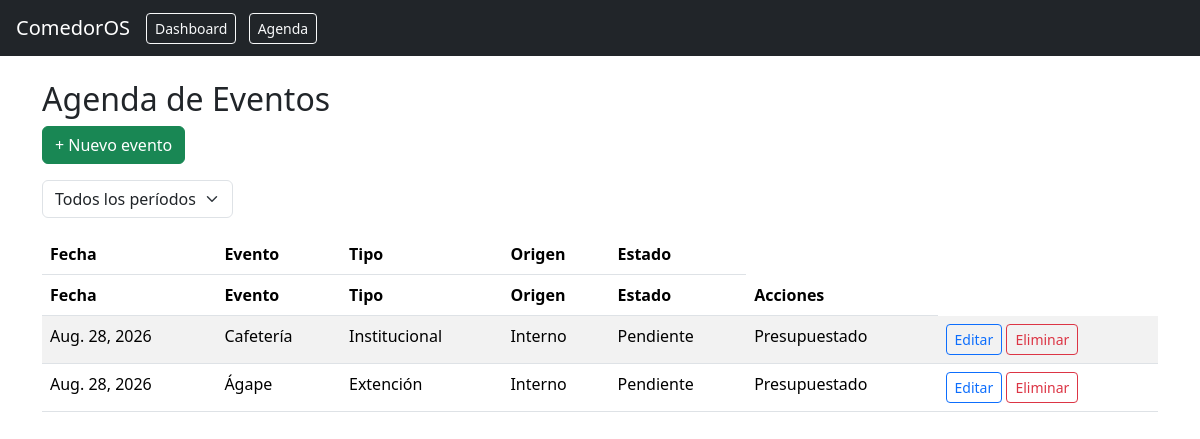
/agenda/, run on the app's committed database.
### eventos/models.py (models this page shows, shortened)
class Evento(models.Model):
    ESTADO_FACTURACION = [
        ('pendiente', 'Pendiente'),
        ('cobrado', 'Cobrado'),
    ]
    ORIGEN = [
        ('interno', 'Interno'),
        ('externo', 'Externo'),
    ]
    ESTADO_EVENTO = [
        ('presupuestado', 'Presupuestado'),
        ('confirmado', 'Confirmado'),
        ('realizado', 'Realizado'),
        ('cancelado', 'Cancelado'),
    ]
    nombre = models.CharField(max_length=200)
    tipo = models.ForeignKey(TipoEvento, on_delete=models.PROTECT)
    periodo = models.ForeignKey(Periodo, on_delete=models.PROTECT)
    origen = models.CharField(max_length=10, choices=ORIGEN)
    fecha = models.DateField()
    costo = models.DecimalField(max_digits=12, decimal_places=2, default=0)
    precio_facturado = models.DecimalField(max_digits=12, decimal_places=2, default=0)
    estado_facturacion = models.CharField(max_length=10, choices=ESTADO_FACTURACION, default='pendiente')
    estado_evento = models.CharField(max_length=15, choices=ESTADO_EVENTO, default='presupuestado')

class TipoEvento(models.Model):
    nombre = models.CharField(max_length=50, unique=True)
    def __str__(self):
        return self.nombre

### eventos/views.py (the view)
# urls.py: path('agenda/', views.agenda, name='agenda'),
def agenda(request):
    periodo_id = request.GET.get('periodo')
    periodos = Periodo.objects.all()
    eventos = Evento.objects.select_related('tipo', 'periodo').order_by('fecha')
    if periodo_id:
        eventos = eventos.filter(periodo_id=periodo_id)
    context = {
        'eventos': eventos,
        'periodos': periodos,
        'periodo_seleccionado': periodo_id,
    }
    return render(request, 'eventos/agenda.html', context)

### eventos/models.py (called while the page is built)
    def __str__(self):
        return f"{self.anio} - {self.semestre}° semestre"

### eventos/templates/eventos/agenda.html (shortened to what this page needs)
{% extends 'eventos/base.html' %}
{% block content %}
<h2>Agenda de Eventos</h2>
<a href="{% url 'evento_crear' %}" class="btn btn-success mb-3">+ Nuevo evento</a>
<form method="get" class="mb-3">
    <select name="periodo" class="form-select w-auto d-inline-block" onchange="this.form.submit()">
        <option value="">Todos los períodos</option>
    </select>
</form>
<table class="table table-striped">
    <thead>
        <tr>
            <th>Fecha</th><th>Evento</th><th>Tipo</th><th>Origen</th><th>Estado</th>
        </tr>
        <th>Fecha</th><th>Evento</th><th>Tipo</th><th>Origen</th><th>Estado</th><th>Acciones</th>
    </thead>
    <tbody>
        {% for e in eventos %}
        <tr>
            <td>{{ e.fecha }}</td>
            <td>{{ e.nombre }}</td>
            <td>{{ e.tipo }}</td>
            <td>{{ e.get_origen_display }}</td>
            <td>{{ e.get_estado_facturacion_display }}</td>
            <td>{{ e.get_estado_evento_display }}</td>
<td>
    <a href="{% url 'evento_editar' e.pk %}" class="btn btn-sm btn-outline-primary">Editar</a>
    <a href="{% url 'evento_eliminar' e.pk %}" class="btn btn-sm btn-outline-danger">Eliminar</a>
</td>
        </tr>
        {% empty %}
        <tr><td colspan="5" class="text-center text-muted">No hay eventos cargados todavía</td></tr>
        {% endfor %}
    </tbody>
</table>
{% endblock %}

### eventos/templates/eventos/base.html (shortened to what this page needs)
<!DOCTYPE html>
<html lang="es">
<head>
    <link href="https://cdn.jsdelivr.net/npm/bootstrap@5.3.3/dist/css/bootstrap.min.css" rel="stylesheet">
</head>
<body>
    <nav class="navbar navbar-expand-lg navbar-dark bg-dark px-3">
        <a class="navbar-brand" href="{% url 'dashboard' %}">ComedorOS</a>
        <div>
            <a class="btn btn-outline-light btn-sm me-2" href="{% url 'dashboard' %}">Dashboard</a>
            <a class="btn btn-outline-light btn-sm" href="{% url 'agenda' %}">Agenda</a>
        </div>
    </nav>
    <div class="container mt-4">
        {% block content %}{% endblock %}
    </div>
</body>
</html>

### data on the page
Evento: fecha "Aug. 28, 2026", nombre "Cafetería", tipo "Institucional", origen "Interno", estado_facturacion "Pendiente", estado_evento "Presupuestado"
Evento: fecha "Aug. 28, 2026", nombre "Ágape", tipo "Extención", origen "Interno", estado_facturacion "Pendiente", estado_evento "Presupuestado"
